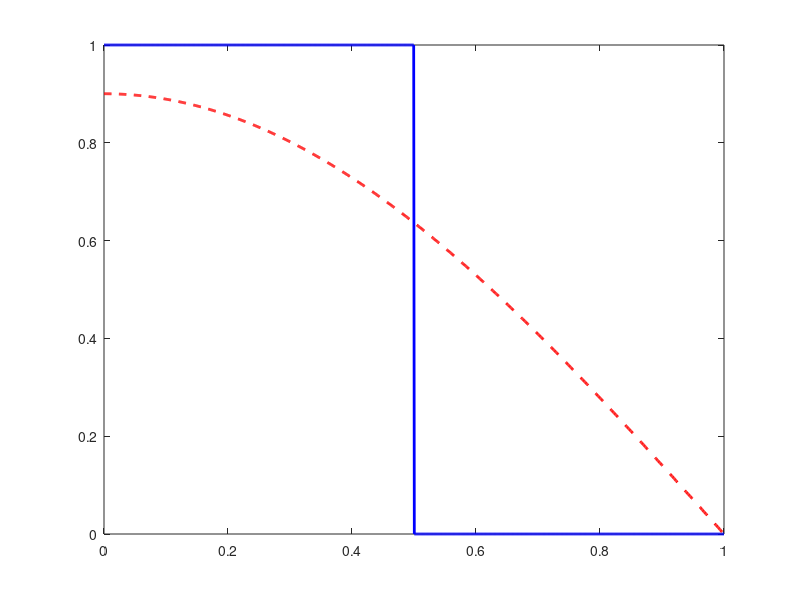

MATLAB code to generate this figure: (Note: this script raises an error after producing the figure.)
 xx = linspace(0,1,1000)';    % fine grid between x=0 and x=1
 f  = (xx<.5);                % define the right hand side function
 fN = zeros(size(xx));        
 uN = zeros(size(xx));        
 for k=1:20
    ck =  (sqrt(2)*sin((2*k-1)*pi/4))/((k-.5)*pi);
    lamk = ((k-1/2)^2)*(pi^2);
    fN = fN + ck*(sqrt(2)*cos(sqrt(lamk)*xx));      % construct the approximation to the RHS
    uN = uN + ck/lamk*(sqrt(2)*cos(sqrt(lamk)*xx)); % spectral method for u

    figure(1), clf
      plot(xx, f, 'b-','linewidth',2), hold on
      plot(xx, fN, 'r--','linewidth',2)
      legend('true f(x)', 'approximation',1)
      set(gca,'fontsize',16)
      xlabel('x')
      title(sprintf('approximation from first %d terms in the series for f(x)', k))
      axis([0 1 -.1 1.25])
      if ismember(k,[1 2 3 20]), 
          eval(sprintf('print -depsc2 bvps3_%db',k))
      end
    figure(2), clf
      plot(xx, uN, 'r--','linewidth',2)
      set(gca,'fontsize',16)
      xlabel('x')
      xlabel('u_N(x)')
      title(sprintf('approximation from first %d terms in the series for u(x)', k))
      axis([0 1 0 0.5])
      if ismember(k,[1 2 3 20]), 
          eval(sprintf('print -depsc2 bvps3_%da',k))
      end
    pause
 end
